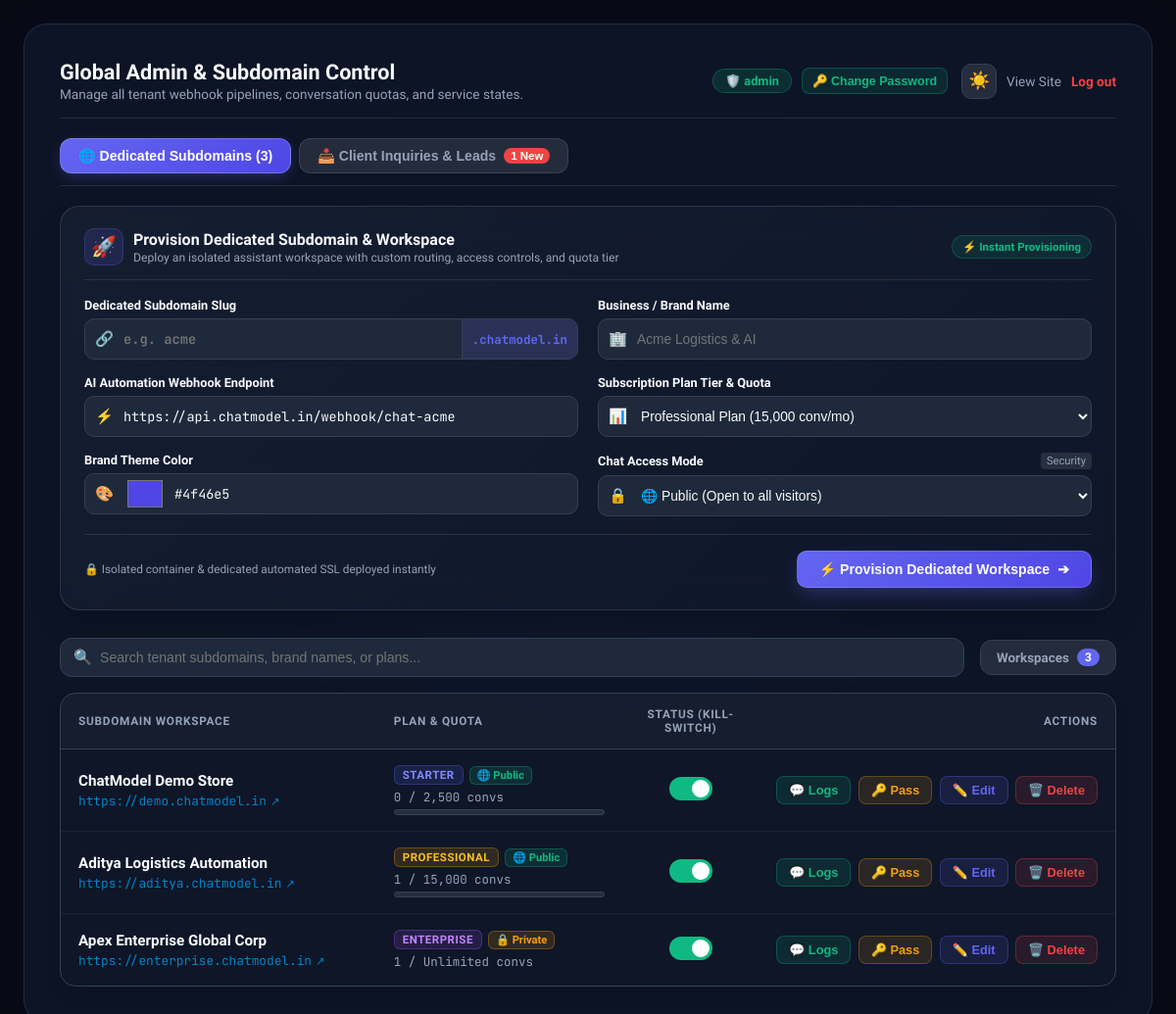
The app's page /login.php (signed in), older data.
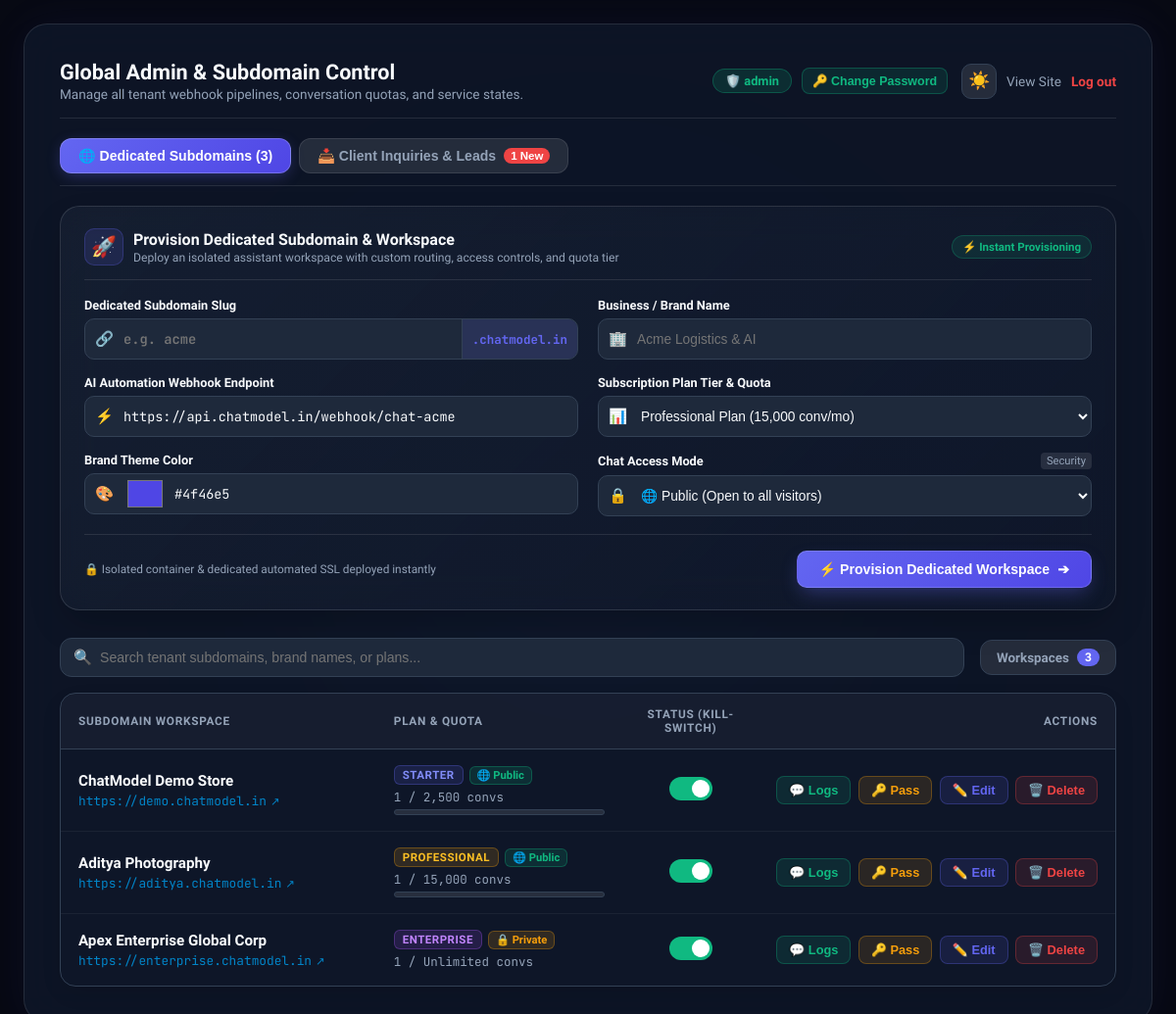
The same page, newer data.
### tables this page shows
CREATE TABLE tenants (
                id INTEGER PRIMARY KEY AUTOINCREMENT,
                subdomain TEXT NOT NULL UNIQUE,
                password_hash TEXT DEFAULT '',
                business_name TEXT NOT NULL,
                webhook_url TEXT NOT NULL,
                welcome_message TEXT DEFAULT 'Hello! How can we help your business today?',
                theme_color TEXT DEFAULT '#4f46e5',
                plan TEXT DEFAULT 'starter',
                monthly_limit INTEGER DEFAULT 2500,
                chat_access_mode TEXT DEFAULT 'public',
                internal_access_key TEXT DEFAULT '',
                is_active INTEGER DEFAULT 1,
                created_at DATETIME DEFAULT CURRENT_TIMESTAMP,
                updated_at DATETIME DEFAULT CURRENT_TIMESTAMP
            );

### db/database.php (called while the page is built, shortened)
<?php
class Database
{
    private static ?PDO $pdo = null;
    private static string $dbFile = __DIR__ . '/../data/tenants.db';
    public static function getConnection(): PDO
    {
        if (self::$pdo === null) {
            self::$pdo = new PDO('sqlite:' . self::$dbFile);
            self::$pdo->setAttribute(PDO::ATTR_ERRMODE, PDO::ERRMODE_EXCEPTION);
            self::$pdo->setAttribute(PDO::ATTR_DEFAULT_FETCH_MODE, PDO::FETCH_ASSOC);
            self::$pdo->exec("PRAGMA journal_mode = WAL;");
            self::$pdo->exec("PRAGMA busy_timeout = 5000;");
            self::$pdo->exec("PRAGMA synchronous = NORMAL;");
        }
        return self::$pdo;
    }
    public static function getAllTenants(): array
    {
        $db = self::getConnection();
        $stmt = $db->query("SELECT * FROM tenants ORDER BY created_at DESC");
        return $stmt->fetchAll();
    }
    public static function getTenantConversationStats(string $subdomain): array
    {
        $db = self::getConnection();
        $subdomain = strtolower(trim($subdomain));
        $monthStmt = $db->prepare("
            SELECT COUNT(DISTINCT session_id) as monthly_conversations,
                   COUNT(*) as total_messages
            FROM chat_logs
            WHERE LOWER(subdomain) = :subdomain
              AND created_at >= date('now', 'start of month')
        ");
        $monthStmt->execute([':subdomain' => $subdomain]);
        $stats = $monthStmt->fetch() ?: ['monthly_conversations' => 0, 'total_messages' => 0];
        $allStmt = $db->prepare("SELECT COUNT(*) as all_time_messages, COUNT(DISTINCT session_id) as all_time_conversations FROM chat_logs WHERE LOWER(subdomain) = :subdomain");
        $allStmt->execute([':subdomain' => $subdomain]);
        $allStats = $allStmt->fetch() ?: ['all_time_messages' => 0, 'all_time_conversations' => 0];
        $tenant = self::getTenantBySubdomain($subdomain);
        $plan = $tenant['plan'] ?? 'starter';
        $monthlyLimit = isset($tenant['monthly_limit']) ? (int) $tenant['monthly_limit'] : 2500;
        if ($plan === 'enterprise' || $monthlyLimit < 0) {
            $monthlyLimit = -1;
        }
        $monthlyConvs = (int) $stats['monthly_conversations'];
        $usagePercent = ($monthlyLimit > 0) ? min(100, round(($monthlyConvs / $monthlyLimit) * 100, 1)) : 0;
        $isOverQuota = ($monthlyLimit > 0) && ($monthlyConvs >= $monthlyLimit);
        return [
            'plan' => $plan,
            'monthly_limit' => $monthlyLimit,
            'monthly_conversations' => $monthlyConvs,
            'monthly_messages' => (int) $stats['total_messages'],
            'all_time_conversations' => (int) $allStats['all_time_conversations'],
            'all_time_messages' => (int) $allStats['all_time_messages'],
            'usage_percent' => $usagePercent,
            'is_over_quota' => $isOverQuota
        ];
    }
    public static function getAllTenantsWithStats(): array
    {
        $tenants = self::getAllTenants();
        foreach ($tenants as &$tenant) {
            $stats = self::getTenantConversationStats($tenant['subdomain']);
        }
        return $tenants;
    }
    public static function getTenantBySubdomain(string $subdomain): ?array
    {
        $subdomain = strtolower(trim($subdomain));
        $db = self::getConnection();
        $stmt = $db->prepare("SELECT * FROM tenants WHERE LOWER(subdomain) = :subdomain LIMIT 1");
        $stmt->execute([':subdomain' => $subdomain]);
        $result = $stmt->fetch();
        return $result ? $result : null;
    }
}

### views/admin/dashboard.php (the view, shortened to what the changed rows need)
<!DOCTYPE html>
<html lang="en" data-theme="dark">
<head>
    <link rel="stylesheet" href="/assets/css/admin.css">
</head>
<body>
    <div class="login-card portal-layout">
        <div class="dashboard-header">
            <div>
                <h2 style="color: var(--text-heading); font-size: 1.35rem; font-weight: 700; margin-bottom: 2px;">
                    Global Admin & Subdomain Control</h2>
            </div>
        </div>
        <div id="adminTabSubdomains" class="admin-tab-content active">
            <div class="table-responsive-wrapper">
                <table class="tenant-table">
                    <thead>
                        <tr>
                            <th style="width: 32%;">Subdomain Workspace</th>
                            <th style="width: 30%;">Plan & Quota</th>
                            <th style="width: 16%; text-align: center;">Status (Kill-Switch)</th>
                            <th style="width: 22%; text-align: right;">Actions</th>
                        </tr>
                    </thead>
                    <tbody id="tenantTableBody">
                        <?php foreach ($allTenants as $t):
                            $sub = htmlspecialchars($t['subdomain']);
                            $isActive = (int) $t['is_active'] === 1;
                            $stats = $t['stats'] ?? Database::getTenantConversationStats($t['subdomain']);
                            $plan = $stats['plan'] ?? $t['plan'] ?? 'starter';
                            $monthlyConvs = (int) ($stats['monthly_conversations'] ?? 0);
                            $monthlyLimit = (int) ($stats['monthly_limit'] ?? $t['monthly_limit'] ?? 2500);
                            $accessMode = $t['chat_access_mode'] ?? 'public';
                        ?>
                            <tr class="tenant-row" id="row-<?php echo $sub; ?>"
                                data-subdomain="<?php echo $sub; ?>"
                                data-name="<?php echo htmlspecialchars($t['business_name']); ?>"
                                data-webhook="<?php echo htmlspecialchars($t['webhook_url']); ?>"
                                data-welcome="<?php echo htmlspecialchars($t['welcome_message']); ?>"
                                data-color="<?php echo htmlspecialchars($t['theme_color']); ?>"
                                data-plan="<?php echo htmlspecialchars($plan); ?>"
                                data-access-mode="<?php echo htmlspecialchars($accessMode); ?>"
                                data-access-key="<?php echo htmlspecialchars($t['internal_access_key'] ?? ''); ?>"
                                data-active="<?php echo $isActive ? '1' : '0'; ?>">
                                <td>
                                    <div class="tenant-name-col"><?php echo htmlspecialchars($t['business_name']); ?></div>
                                    <a href="/?subdomain=<?php echo $sub; ?>" target="_blank" class="tenant-domain-link">
                                        https://<?php echo $sub; ?>.chatmodel.in <span style="font-size: 0.72rem;">↗</span>
                                    </a>
                                </td>
                                <td>
                                    <div style="display: flex; align-items: center; gap: 6px; margin-bottom: 4px; flex-wrap: wrap;">
                                        <span class="plan-badge <?php echo htmlspecialchars($plan); ?>"><?php echo strtoupper($plan); ?></span>
                                        <span class="access-mode-badge <?php echo $accessMode === 'private' ? 'private' : 'public'; ?>">
                                            <?php echo $accessMode === 'private' ? '🔒 Private' : '🌐 Public'; ?>
                                        </span>
                                    </div>
                                    <div class="quota-text">
                                        <?php echo number_format($monthlyConvs); ?> / <?php echo $monthlyLimit < 0 ? 'Unlimited' : number_format($monthlyLimit); ?> convs
                                    </div>
                                    <?php if ($monthlyLimit > 0): ?>
                                        <div class="conv-progress-bg">
                                        </div>
                                    <?php endif; ?>
                                </td>
                                <td style="text-align: center;">
                                    <div style="display: inline-flex; align-items: center; justify-content: center;">
                                        <label class="switch" title="Toggle active / paused status">
                                            <span class="slider"></span>
                                        </label>
                                    </div>
                                </td>
                                <td style="text-align: right; white-space: nowrap;">
                                    <button class="btn-logs" onclick="openLogsModal('<?php echo $sub; ?>')" title="Inspect Live Chat Logs">💬 Logs</button>
                                    <button class="btn-edit" onclick="openResetSubdomainPasswordModal('<?php echo $sub; ?>')" style="background: rgba(245, 158, 11, 0.12); color: #f59e0b; border-color: rgba(245, 158, 11, 0.3);" title="Reset Tenant Workspace Password">🔑 Pass</button>
                                    <button class="btn-edit" onclick="openEditModal('<?php echo $sub; ?>')" title="Edit Workspace Settings">✏️ Edit</button>
                                    <button class="btn-delete" onclick="openDeleteModal('<?php echo $sub; ?>')" title="Delete Workspace">🗑️ Delete</button>
                                </td>
                            </tr>
                        <?php endforeach; ?>
                    </tbody>
                </table>
            </div>
        </div>
    </div>
</body>
</html>

Row changes from the older to the newer data that the page shows:
changed tenants "ChatModel Demo Store": monthlyConvs "0" → "1"
changed tenants "aditya": business_name "Aditya Logistics Automation" → "Aditya Photography"
